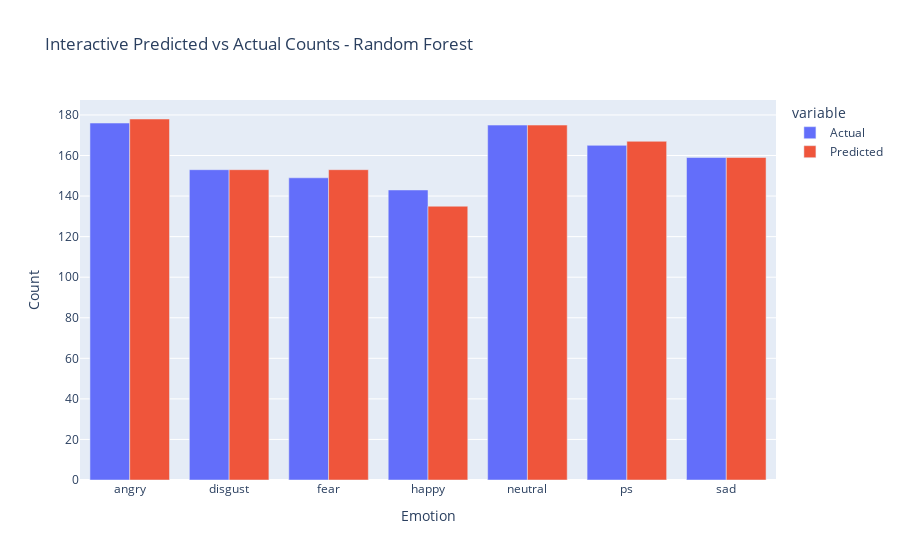

Notebook code cell kept with this figure:
### Code cell
# Count the actual values
actual_counts = pd.Series(y_test).value_counts().sort_index()

# Count the predicted values
predicted_counts = pd.Series(y_pred).value_counts().sort_index()

# Combine into a DataFrame for comparison
comparison_df = pd.DataFrame({'Actual': actual_counts, 'Predicted': predicted_counts})

import plotly.express as px

# Create an interactive bar plot for predicted vs actual counts
fig_comparison = px.bar(comparison_df.reset_index(), 
                        x='index', 
                        y=['Actual', 'Predicted'], 
                        barmode='group',
                        labels={'index': 'Emotion', 'value': 'Count'},
                        title='Interactive Predicted vs Actual Counts - Random Forest')

# Show the interactive plot
fig_comparison.show()

### Figure 1 — Plotly figure (JSON) as saved in the notebook; plotly's stock layout.template omitted (floating-point values rounded to 4 significant figures)
{"data": [{"alignmentgroup": "True", "hovertemplate": "variable=Actual<br>Emotion=%{x}<br>Count=%{y}<extra></extra>", "legendgroup": "Actual", "marker": {"color": "#636efa", "pattern": {"shape": ""}}, "name": "Actual", "offsetgroup": "Actual", "orientation": "v", "showlegend": true, "textposition": "auto", "type": "bar", "x": ["angry", "disgust", "fear", "happy", "neutral", "ps", "sad"], "xaxis": "x", "y": [176, 153, 149, 143, 175, 165, 159], "yaxis": "y"}, {"alignmentgroup": "True", "hovertemplate": "variable=Predicted<br>Emotion=%{x}<br>Count=%{y}<extra></extra>", "legendgroup": "Predicted", "marker": {"color": "#EF553B", "pattern": {"shape": ""}}, "name": "Predicted", "offsetgroup": "Predicted", "orientation": "v", "showlegend": true, "textposition": "auto", "type": "bar", "x": ["angry", "disgust", "fear", "happy", "neutral", "ps", "sad"], "xaxis": "x", "y": [178, 153, 153, 135, 175, 167, 159], "yaxis": "y"}], "layout": {"barmode": "group", "legend": {"title": {"text": "variable"}, "tracegroupgap": 0}, "title": {"text": "Interactive Predicted vs Actual Counts - Random Forest"}, "xaxis": {"anchor": "y", "domain": [0, 1], "title": {"text": "Emotion"}}, "yaxis": {"anchor": "x", "domain": [0, 1], "title": {"text": "Count"}}}}
